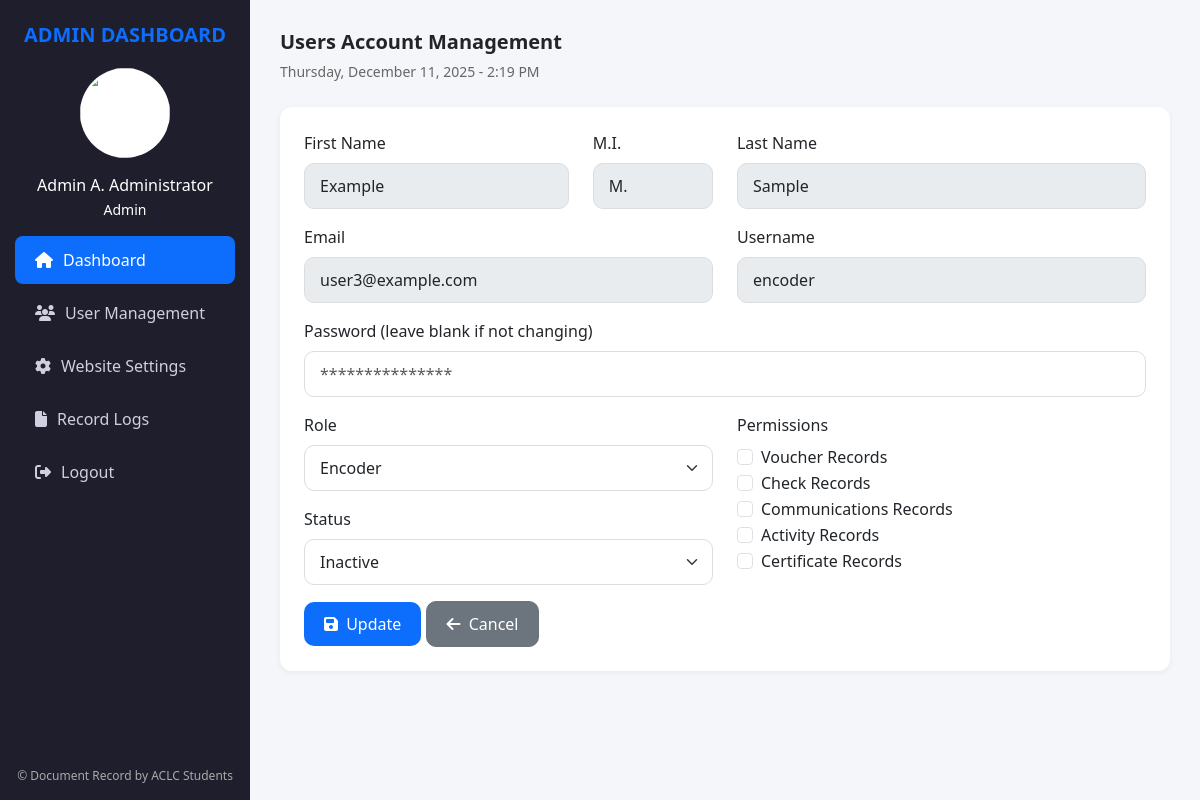
The page /admin/update_user.php?id=3 (signed in) on the database as committed earlier.
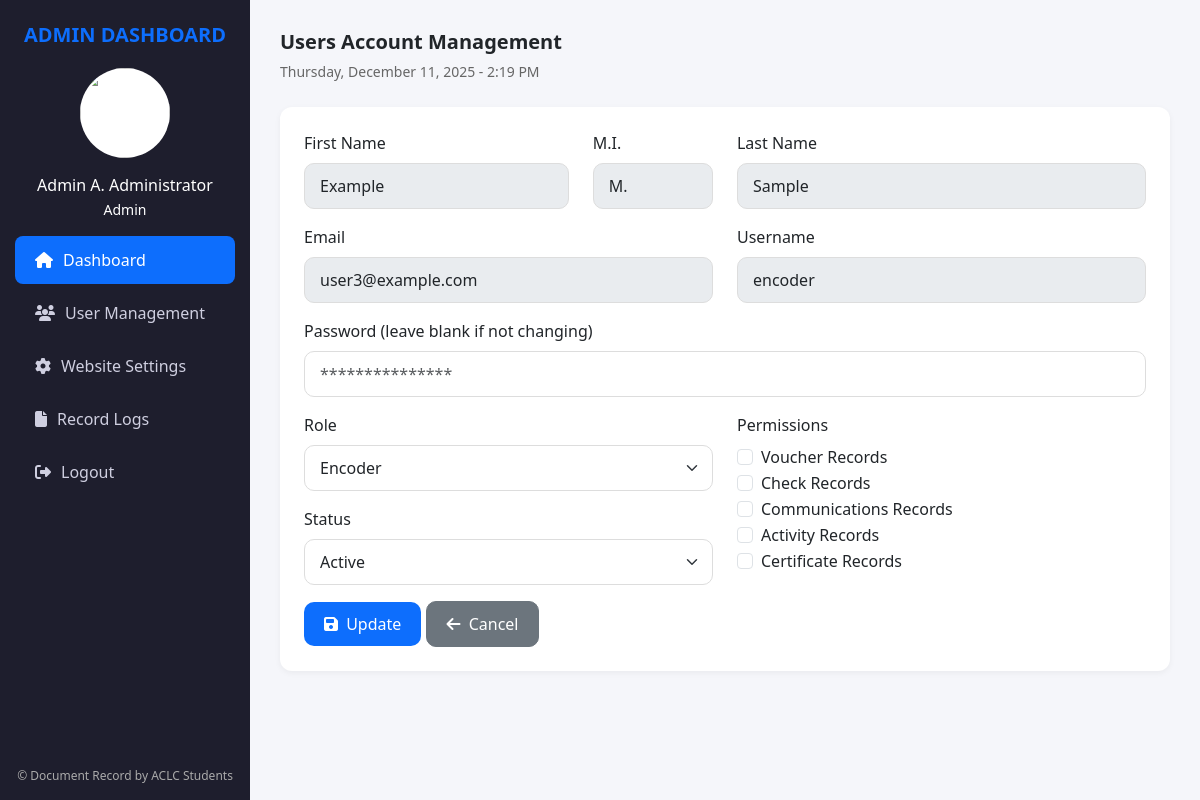
The same page on the database as committed later.
### tables this page shows
CREATE TABLE `users` (
  `id` int(11) NOT NULL,
  `first_name` varchar(100) NOT NULL,
  `middle_initial` varchar(5) DEFAULT NULL,
  `last_name` varchar(100) NOT NULL,
  `username` varchar(100) NOT NULL,
  `email` varchar(255) NOT NULL,
  `password` varchar(255) NOT NULL,
  `role` enum('admin','encoder') NOT NULL,
  `status` enum('Active','Inactive') NOT NULL DEFAULT 'Active',
  `permissions` longtext DEFAULT NULL CHECK (json_valid(`permissions`)),
  `created_at` timestamp NOT NULL DEFAULT current_timestamp()
);

### admin/update_user.php (the view, shortened to what this page needs)
<?php
include '../db.php';
$admin_id = $_SESSION['user_id'];
$stmt = $conn->prepare("SELECT first_name, middle_initial, last_name, role FROM users WHERE id = ? LIMIT 1");
$stmt->bind_param("i", $admin_id);
$stmt->execute();
$admin = $stmt->get_result()->fetch_assoc();
$admin_fullname = $admin
    ? trim($admin['first_name'] . " " . $admin['middle_initial'] . " " . $admin['last_name'])
    : "Admin User";
$user_id = intval($_GET['id']);
$stmt = $conn->prepare("SELECT * FROM users WHERE id = ? LIMIT 1");
$stmt->bind_param("i", $user_id);
$stmt->execute();
$user = $stmt->get_result()->fetch_assoc();
$user_permissions = json_decode($user['permissions'], true);
$user_permissions = is_array($user_permissions) ? $user_permissions : [];
?>
<!DOCTYPE html>
<html lang="en">
<head>
    <link href="https://cdn.jsdelivr.net/npm/bootstrap@5.3.0/dist/css/bootstrap.min.css" rel="stylesheet">
    <link href="https://cdnjs.cloudflare.com/ajax/libs/font-awesome/6.4.0/css/all.min.css" rel="stylesheet">
    <link href="../assets/css/admin/update_user.css" rel="stylesheet">
</head>
<body>
    <div class="sidebar">
        <div>
            <div class="brand">ADMIN DASHBOARD</div>
            <div class="profile">
                <img src="../assets/images/office-of-treasurer.png" alt="">
                <p>
                    <?= htmlspecialchars($admin_fullname) ?><br>
                    <small><?= ucfirst($admin['role']) ?></small>
                </p>
            </div>
            <div class="nav-menu">
    <a href="dashboard.php" class="active"><i class="fas fa-home"></i> Dashboard</a>
    <a href="user_manage.php"><i class="fas fa-users"></i> User Management</a>
    <a href="website_settings.php"><i class="fas fa-cog"></i> Website Settings</a>
    <a href="record_logs.php"><i class="fa-solid fa-file"></i> Record Logs</a>
    <a href="../logout.php"><i class="fas fa-sign-out-alt"></i> Logout</a>
</div>
        </div>
        <div class="footer">© Document Record by ACLC Students</div>
    </div>
    <div class="content">
        <div class="welcome mb-4">
            <h5>Users Account Management</h5>
            <small><?= date("l, F j, Y - g:i A"); ?></small>
        </div>
        <div class="card p-4">
            <form method="post" action="controls/UpdateController.php">
                <div class="row">
                    <div class="col-md-4 mb-3">
                        <label class="form-label">First Name</label>
                        <input type="text" value="<?= htmlspecialchars($user['first_name']) ?>" class="form-control" readonly style="background:#e9ecef; cursor:not-allowed;">
                    </div>
                    <div class="col-md-2 mb-3">
                        <label class="form-label">M.I.</label>
                        <input type="text" value="<?= htmlspecialchars($user['middle_initial']) ?>" class="form-control" readonly style="background:#e9ecef; cursor:not-allowed;">
                    </div>
                    <div class="col-md-6 mb-3">
                        <label class="form-label">Last Name</label>
                        <input type="text" value="<?= htmlspecialchars($user['last_name']) ?>" class="form-control" readonly style="background:#e9ecef; cursor:not-allowed;">
                    </div>
                </div>
                <div class="row">
                    <div class="col-md-6 mb-3">
                        <label class="form-label">Email</label>
                        <input type="text" value="<?= htmlspecialchars($user['email']) ?>" class="form-control" readonly style="background:#e9ecef; cursor:not-allowed;">
                    </div>
                    <div class="col-md-6 mb-3">
                        <label class="form-label">Username</label>
                        <input type="text" name="username" value="<?= htmlspecialchars($user['username']) ?>" class="form-control" readonly style="background:#e9ecef; cursor:not-allowed;">
                    </div>
                </div>
                <div class="mb-3">
                    <label class="form-label">Password (leave blank if not changing)</label>
                    <input type="password" name="password" class="form-control" placeholder="***************">
                </div>
                <div class="row">
                    <div class="col-md-6 mb-3">
                        <label class="form-label">Role</label>
                        <select name="role" class="form-select">
                            <option value="encoder" <?= $user['role']=='encoder'?'selected':'' ?>>Encoder</option>
                        </select>
                        <label class="form-label mt-3">Status</label>
                        <select name="status" class="form-select">
                            <option value="Active" <?= $user['status']=='Active'?'selected':'' ?>>Active</option>
                            <option value="Inactive" <?= $user['status']=='Inactive'?'selected':'' ?>>Inactive</option>
                        </select>
                    </div>
                    <div class="col-md-6 mb-3">
                        <label class="form-label">Permissions</label>
                        <?php
                        $perm_list = [
                            "voucher_records" => "Voucher Records",
                            "check_records" => "Check Records",
                            "communications_records" => "Communications Records",
                            "activity_records" => "Activity Records",
                            "certificate_records" => "Certificate Records",
                        ];
                        foreach ($perm_list as $val => $label): ?>
                            <div class="form-check">
                                <input type="checkbox" class="form-check-input"
                                    name="permissions[]" value="<?= $val ?>"
                                    <?= in_array($val, $user_permissions) ? 'checked' : '' ?>>
                                <label class="form-check-label"><?= $label ?></label>
                            </div>
                        <?php endforeach; ?>
                    </div>
                </div>
                <button type="submit" class="btn btn-primary"><i class="fas fa-save me-1"></i> Update</button>
                <a href="user_manage.php" class="btn btn-secondary"><i class="fas fa-arrow-left me-1"></i> Cancel</a>
            </form>
        </div>
    </div>
</body>
</html>

### assets/css/admin/update_user.css (style rules this page uses)
body { font-family: 'Segoe UI', sans-serif; background: #f5f6fa; }
.sidebar { height: 100vh; width: 250px; background: #1e1e2d; color: #fff; position: fixed; top: 0; left: 0; display: flex; flex-direction: column; justify-content: space-between; }
.sidebar .brand { font-size: 20px; font-weight: bold; padding: 20px; padding: 20px 20px 8px 20px; color: #0d6efd; text-align: center; }
.profile { text-align: center; padding: 10px 0; }
.profile img { width: 90px; height: 90px; border-radius: 50%; background: #ffffff; display: flex; justify-content: center; align-items: center; font-size: 22px; font-weight: bold; margin: auto; }
.profile p { margin: 15px 0 0; font-weight: 500; }
.nav-menu a { display: flex; align-items: center; padding: 12px 20px; color: #cfcfe0; text-decoration: none; border-radius: 8px; margin: 5px 15px; transition: 0.3s; }
.nav-menu a i { margin-right: 10px; }
.nav-menu a.active, .nav-menu a:hover { background: #0d6efd; color: #fff; }
.sidebar .footer { font-size: 12px; text-align: center; padding: 15px; color: #aaa; }
.content { margin-left: 250px; padding: 30px; }
.welcome h5 { font-weight: 600; margin-bottom: 5px; }
.welcome small { color: #666; }
.card { border-radius: 12px; border: none; box-shadow: 0 2px 6px rgba(0,0,0,0.05); }
.form-label { font-weight: 500; }
.form-control, .form-select { border-radius: 10px; padding: 10px 15px; border: 1px solid #ddd; }
.btn-primary { border-radius: 10px; padding: 10px 20px; font-weight: 500; background: #0d6efd; border: none; }
.btn-secondary { border-radius: 10px; padding: 10px 20px; font-weight: 500; }

Rows that differ between the two databases and show on the page:
changed users "Example": status "Inactive" → (not shown)
Other text that changed with them:
form field status: (not shown) → "Active"
